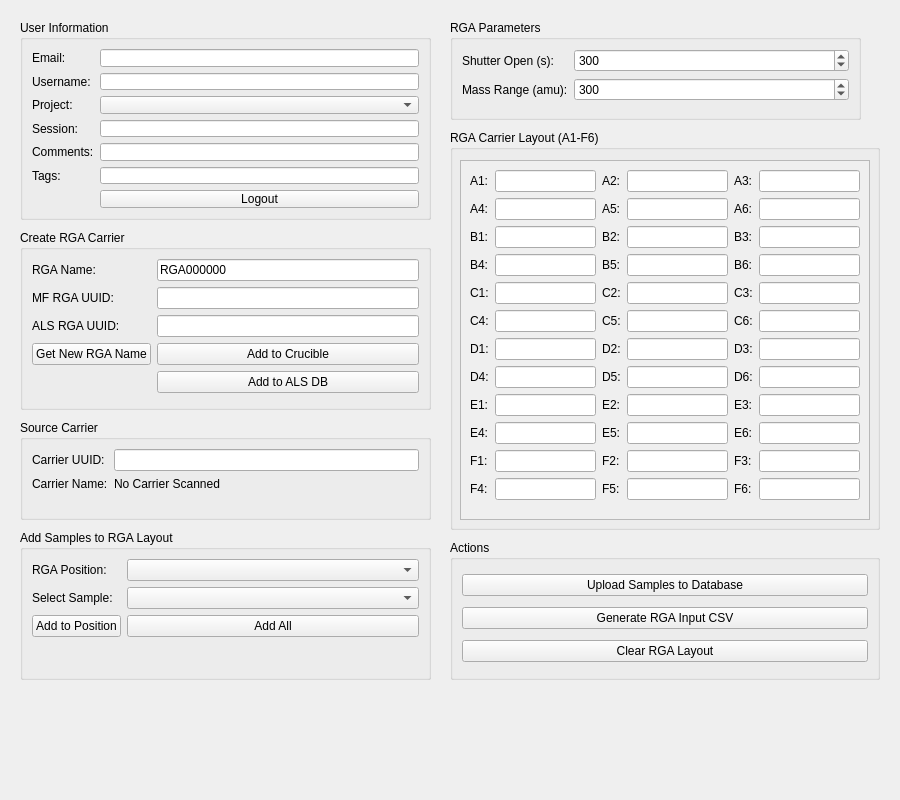
<?xml version="1.0" encoding="UTF-8"?>
<ui version="4.0">
 <class>MainWindow</class>
 <widget class="QMainWindow" name="MainWindow">
  <property name="geometry">
   <rect>
    <x>0</x>
    <y>0</y>
    <width>900</width>
    <height>800</height>
   </rect>
  </property>
  <property name="windowTitle">
   <string>RGA Carrier Creator</string>
  </property>
  <widget class="QWidget" name="centralwidget">

   <!-- User Info Section -->
   <widget class="QGroupBox" name="groupBox_user">
    <property name="geometry">
     <rect>
      <x>20</x>
      <y>20</y>
      <width>411</width>
      <height>200</height>
     </rect>
    </property>
    <property name="title">
     <string>User Information</string>
    </property>
    <layout class="QFormLayout">
     <item row="0" column="0">
      <widget class="QLabel" name="label_email">
       <property name="text">
        <string>Email:</string>
       </property>
      </widget>
     </item>
     <item row="0" column="1">
      <widget class="QLineEdit" name="email_lineEdit"/>
     </item>
     <item row="1" column="0">
      <widget class="QLabel" name="label_username">
       <property name="text">
        <string>Username:</string>
       </property>
      </widget>
     </item>
     <item row="1" column="1">
      <widget class="QLineEdit" name="username_lineEdit"/>
     </item>
     <item row="2" column="0">
      <widget class="QLabel" name="label_project">
       <property name="text">
        <string>Project:</string>
       </property>
      </widget>
     </item>
     <item row="2" column="1">
      <widget class="QComboBox" name="project_comboBox"/>
     </item>
     <item row="3" column="0">
      <widget class="QLabel" name="label_session">
       <property name="text">
        <string>Session:</string>
       </property>
      </widget>
     </item>
     <item row="3" column="1">
      <widget class="QLineEdit" name="session_lineEdit"/>
     </item>
     <item row="4" column="0">
      <widget class="QLabel" name="label_comments">
       <property name="text">
        <string>Comments:</string>
       </property>
      </widget>
     </item>
     <item row="4" column="1">
      <widget class="QLineEdit" name="comments_lineEdit"/>
     </item>
     <item row="5" column="0">
      <widget class="QLabel" name="label_tags">
       <property name="text">
        <string>Tags:</string>
       </property>
      </widget>
     </item>
     <item row="5" column="1">
      <widget class="QLineEdit" name="tags_lineEdit"/>
     </item>
     <item row="6" column="1">
      <widget class="QPushButton" name="logout_button">
       <property name="text">
        <string>Logout</string>
       </property>
      </widget>
     </item>
    </layout>
   </widget>

   <!-- RGA Carrier Info Section -->
   <widget class="QGroupBox" name="groupBox_rga">
    <property name="geometry">
     <rect>
      <x>20</x>
      <y>230</y>
      <width>411</width>
      <height>180</height>
     </rect>
    </property>
    <property name="title">
     <string>Create RGA Carrier</string>
    </property>
    <layout class="QFormLayout">
     <item row="0" column="0">
      <widget class="QLabel" name="label_rga_name">
       <property name="text">
        <string>RGA Name:</string>
       </property>
      </widget>
     </item>
     <item row="0" column="1">
      <widget class="QLineEdit" name="lineEdit_rgaName">
       <property name="text">
        <string>RGA000000</string>
       </property>
      </widget>
     </item>
     <item row="1" column="0">
      <widget class="QLabel" name="label_mf_rga_uuid">
       <property name="text">
        <string>MF RGA UUID:</string>
       </property>
      </widget>
     </item>
     <item row="1" column="1">
      <widget class="QLineEdit" name="lineEdit_mf_rga_uuid"/>
     </item>
     <item row="2" column="0">
      <widget class="QLabel" name="label_als_rga_uuid">
       <property name="text">
        <string>ALS RGA UUID:</string>
       </property>
      </widget>
     </item>
     <item row="2" column="1">
      <widget class="QLineEdit" name="lineEdit_als_rga_uuid"/>
     </item>
     <item row="3" column="0">
      <widget class="QPushButton" name="pushButton_new_rga_name">
       <property name="text">
        <string>Get New RGA Name</string>
       </property>
      </widget>
     </item>
     <item row="3" column="1">
      <widget class="QPushButton" name="pushButton_create_rga_crucible">
       <property name="text">
        <string>Add to Crucible</string>
       </property>
      </widget>
     </item>
     <item row="4" column="1">
      <widget class="QPushButton" name="pushButton_create_rga_als">
       <property name="text">
        <string>Add to ALS DB</string>
       </property>
      </widget>
     </item>
    </layout>
   </widget>

   <!-- Source Carrier Section -->
   <widget class="QGroupBox" name="groupBox_carrier">
    <property name="geometry">
     <rect>
      <x>20</x>
      <y>420</y>
      <width>411</width>
      <height>100</height>
     </rect>
    </property>
    <property name="title">
     <string>Source Carrier</string>
    </property>
    <layout class="QFormLayout">
     <item row="0" column="0">
      <widget class="QLabel" name="label_carrier_uuid_text">
       <property name="text">
        <string>Carrier UUID:</string>
       </property>
      </widget>
     </item>
     <item row="0" column="1">
      <widget class="QLineEdit" name="lineEdit_carrier_uuid"/>
     </item>
     <item row="1" column="0">
      <widget class="QLabel" name="label_carrier_name_text">
       <property name="text">
        <string>Carrier Name:</string>
       </property>
      </widget>
     </item>
     <item row="1" column="1">
      <widget class="QLabel" name="label_carrier_name">
       <property name="text">
        <string>No Carrier Scanned</string>
       </property>
      </widget>
     </item>
    </layout>
   </widget>

   <!-- Sample Selection Section -->
   <widget class="QGroupBox" name="groupBox_select">
    <property name="geometry">
     <rect>
      <x>20</x>
      <y>530</y>
      <width>411</width>
      <height>150</height>
     </rect>
    </property>
    <property name="title">
     <string>Add Samples to RGA Layout</string>
    </property>
    <layout class="QFormLayout">
     <item row="0" column="0">
      <widget class="QLabel" name="label_select_pos">
       <property name="text">
        <string>RGA Position:</string>
       </property>
      </widget>
     </item>
     <item row="0" column="1">
      <widget class="QComboBox" name="comboBox_select_rgapos"/>
     </item>
     <item row="1" column="0">
      <widget class="QLabel" name="label_select_tf">
       <property name="text">
        <string>Select Sample:</string>
       </property>
      </widget>
     </item>
     <item row="1" column="1">
      <widget class="QComboBox" name="comboBox_select_thinfilm"/>
     </item>
     <item row="2" column="0">
      <widget class="QPushButton" name="pushButton_add_to_rga">
       <property name="text">
        <string>Add to Position</string>
       </property>
      </widget>
     </item>
     <item row="2" column="1">
      <widget class="QPushButton" name="pushButton_add_all">
       <property name="text">
        <string>Add All</string>
       </property>
      </widget>
     </item>
    </layout>
   </widget>

   <!-- RGA Parameters Section -->
   <widget class="QGroupBox" name="groupBox_params">
    <property name="geometry">
     <rect>
      <x>450</x>
      <y>20</y>
      <width>411</width>
      <height>100</height>
     </rect>
    </property>
    <property name="title">
     <string>RGA Parameters</string>
    </property>
    <layout class="QFormLayout">
     <item row="0" column="0">
      <widget class="QLabel" name="label_shutter">
       <property name="text">
        <string>Shutter Open (s):</string>
       </property>
      </widget>
     </item>
     <item row="0" column="1">
      <widget class="QSpinBox" name="spinBox_shutter">
       <property name="maximum">
        <number>10000</number>
       </property>
       <property name="value">
        <number>300</number>
       </property>
      </widget>
     </item>
     <item row="1" column="0">
      <widget class="QLabel" name="label_mass_range">
       <property name="text">
        <string>Mass Range (amu):</string>
       </property>
      </widget>
     </item>
     <item row="1" column="1">
      <widget class="QSpinBox" name="spinBox_mass_range">
       <property name="maximum">
        <number>10000</number>
       </property>
       <property name="value">
        <number>300</number>
       </property>
      </widget>
     </item>
    </layout>
   </widget>

   <!-- RGA Layout Grid - Placeholder for 36 positions -->
   <widget class="QGroupBox" name="groupBox_layout">
    <property name="geometry">
     <rect>
      <x>450</x>
      <y>130</y>
      <width>430</width>
      <height>400</height>
     </rect>
    </property>
    <property name="title">
     <string>RGA Carrier Layout (A1-F6)</string>
    </property>
    <widget class="QScrollArea" name="scrollArea">
     <property name="geometry">
      <rect>
       <x>10</x>
       <y>30</y>
       <width>410</width>
       <height>360</height>
      </rect>
     </property>
     <property name="widgetResizable">
      <bool>true</bool>
     </property>
     <widget class="QWidget" name="scrollAreaWidgetContents">
      <layout class="QGridLayout" name="gridLayout_positions">
       <!-- Row A -->
       <item row="0" column="0"><widget class="QLabel"><property name="text"><string>A1:</string></property></widget></item>
       <item row="0" column="1"><widget class="QLineEdit" name="lineEdit_tf_A1"/></item>
       <item row="0" column="2"><widget class="QLabel"><property name="text"><string>A2:</string></property></widget></item>
       <item row="0" column="3"><widget class="QLineEdit" name="lineEdit_tf_A2"/></item>
       <item row="0" column="4"><widget class="QLabel"><property name="text"><string>A3:</string></property></widget></item>
       <item row="0" column="5"><widget class="QLineEdit" name="lineEdit_tf_A3"/></item>

       <item row="1" column="0"><widget class="QLabel"><property name="text"><string>A4:</string></property></widget></item>
       <item row="1" column="1"><widget class="QLineEdit" name="lineEdit_tf_A4"/></item>
       <item row="1" column="2"><widget class="QLabel"><property name="text"><string>A5:</string></property></widget></item>
       <item row="1" column="3"><widget class="QLineEdit" name="lineEdit_tf_A5"/></item>
       <item row="1" column="4"><widget class="QLabel"><property name="text"><string>A6:</string></property></widget></item>
       <item row="1" column="5"><widget class="QLineEdit" name="lineEdit_tf_A6"/></item>

       <!-- Row B -->
       <item row="2" column="0"><widget class="QLabel"><property name="text"><string>B1:</string></property></widget></item>
       <item row="2" column="1"><widget class="QLineEdit" name="lineEdit_tf_B1"/></item>
       <item row="2" column="2"><widget class="QLabel"><property name="text"><string>B2:</string></property></widget></item>
       <item row="2" column="3"><widget class="QLineEdit" name="lineEdit_tf_B2"/></item>
       <item row="2" column="4"><widget class="QLabel"><property name="text"><string>B3:</string></property></widget></item>
       <item row="2" column="5"><widget class="QLineEdit" name="lineEdit_tf_B3"/></item>

       <item row="3" column="0"><widget class="QLabel"><property name="text"><string>B4:</string></property></widget></item>
       <item row="3" column="1"><widget class="QLineEdit" name="lineEdit_tf_B4"/></item>
       <item row="3" column="2"><widget class="QLabel"><property name="text"><string>B5:</string></property></widget></item>
       <item row="3" column="3"><widget class="QLineEdit" name="lineEdit_tf_B5"/></item>
       <item row="3" column="4"><widget class="QLabel"><property name="text"><string>B6:</string></property></widget></item>
       <item row="3" column="5"><widget class="QLineEdit" name="lineEdit_tf_B6"/></item>

       <!-- Row C -->
       <item row="4" column="0"><widget class="QLabel"><property name="text"><string>C1:</string></property></widget></item>
       <item row="4" column="1"><widget class="QLineEdit" name="lineEdit_tf_C1"/></item>
       <item row="4" column="2"><widget class="QLabel"><property name="text"><string>C2:</string></property></widget></item>
       <item row="4" column="3"><widget class="QLineEdit" name="lineEdit_tf_C2"/></item>
       <item row="4" column="4"><widget class="QLabel"><property name="text"><string>C3:</string></property></widget></item>
       <item row="4" column="5"><widget class="QLineEdit" name="lineEdit_tf_C3"/></item>

       <item row="5" column="0"><widget class="QLabel"><property name="text"><string>C4:</string></property></widget></item>
       <item row="5" column="1"><widget class="QLineEdit" name="lineEdit_tf_C4"/></item>
       <item row="5" column="2"><widget class="QLabel"><property name="text"><string>C5:</string></property></widget></item>
       <item row="5" column="3"><widget class="QLineEdit" name="lineEdit_tf_C5"/></item>
       <item row="5" column="4"><widget class="QLabel"><property name="text"><string>C6:</string></property></widget></item>
       <item row="5" column="5"><widget class="QLineEdit" name="lineEdit_tf_C6"/></item>

       <!-- Row D -->
       <item row="6" column="0"><widget class="QLabel"><property name="text"><string>D1:</string></property></widget></item>
       <item row="6" column="1"><widget class="QLineEdit" name="lineEdit_tf_D1"/></item>
       <item row="6" column="2"><widget class="QLabel"><property name="text"><string>D2:</string></property></widget></item>
       <item row="6" column="3"><widget class="QLineEdit" name="lineEdit_tf_D2"/></item>
       <item row="6" column="4"><widget class="QLabel"><property name="text"><string>D3:</string></property></widget></item>
       <item row="6" column="5"><widget class="QLineEdit" name="lineEdit_tf_D3"/></item>

       <item row="7" column="0"><widget class="QLabel"><property name="text"><string>D4:</string></property></widget></item>
       <item row="7" column="1"><widget class="QLineEdit" name="lineEdit_tf_D4"/></item>
       <item row="7" column="2"><widget class="QLabel"><property name="text"><string>D5:</string></property></widget></item>
       <item row="7" column="3"><widget class="QLineEdit" name="lineEdit_tf_D5"/></item>
       <item row="7" column="4"><widget class="QLabel"><property name="text"><string>D6:</string></property></widget></item>
       <item row="7" column="5"><widget class="QLineEdit" name="lineEdit_tf_D6"/></item>

       <!-- Row E -->
       <item row="8" column="0"><widget class="QLabel"><property name="text"><string>E1:</string></property></widget></item>
       <item row="8" column="1"><widget class="QLineEdit" name="lineEdit_tf_E1"/></item>
       <item row="8" column="2"><widget class="QLabel"><property name="text"><string>E2:</string></property></widget></item>
       <item row="8" column="3"><widget class="QLineEdit" name="lineEdit_tf_E2"/></item>
       <item row="8" column="4"><widget class="QLabel"><property name="text"><string>E3:</string></property></widget></item>
       <item row="8" column="5"><widget class="QLineEdit" name="lineEdit_tf_E3"/></item>

       <item row="9" column="0"><widget class="QLabel"><property name="text"><string>E4:</string></property></widget></item>
       <item row="9" column="1"><widget class="QLineEdit" name="lineEdit_tf_E4"/></item>
       <item row="9" column="2"><widget class="QLabel"><property name="text"><string>E5:</string></property></widget></item>
       <item row="9" column="3"><widget class="QLineEdit" name="lineEdit_tf_E5"/></item>
       <item row="9" column="4"><widget class="QLabel"><property name="text"><string>E6:</string></property></widget></item>
       <item row="9" column="5"><widget class="QLineEdit" name="lineEdit_tf_E6"/></item>

       <!-- Row F -->
       <item row="10" column="0"><widget class="QLabel"><property name="text"><string>F1:</string></property></widget></item>
       <item row="10" column="1"><widget class="QLineEdit" name="lineEdit_tf_F1"/></item>
       <item row="10" column="2"><widget class="QLabel"><property name="text"><string>F2:</string></property></widget></item>
       <item row="10" column="3"><widget class="QLineEdit" name="lineEdit_tf_F2"/></item>
       <item row="10" column="4"><widget class="QLabel"><property name="text"><string>F3:</string></property></widget></item>
       <item row="10" column="5"><widget class="QLineEdit" name="lineEdit_tf_F3"/></item>

       <item row="11" column="0"><widget class="QLabel"><property name="text"><string>F4:</string></property></widget></item>
       <item row="11" column="1"><widget class="QLineEdit" name="lineEdit_tf_F4"/></item>
       <item row="11" column="2"><widget class="QLabel"><property name="text"><string>F5:</string></property></widget></item>
       <item row="11" column="3"><widget class="QLineEdit" name="lineEdit_tf_F5"/></item>
       <item row="11" column="4"><widget class="QLabel"><property name="text"><string>F6:</string></property></widget></item>
       <item row="11" column="5"><widget class="QLineEdit" name="lineEdit_tf_F6"/></item>
      </layout>
     </widget>
    </widget>
   </widget>

   <!-- Action Buttons -->
   <widget class="QGroupBox" name="groupBox_actions">
    <property name="geometry">
     <rect>
      <x>450</x>
      <y>540</y>
      <width>430</width>
      <height>140</height>
     </rect>
    </property>
    <property name="title">
     <string>Actions</string>
    </property>
    <layout class="QVBoxLayout">
     <item>
      <widget class="QPushButton" name="pushButton_upload_rga">
       <property name="text">
        <string>Upload Samples to Database</string>
       </property>
      </widget>
     </item>
     <item>
      <widget class="QPushButton" name="pushButton_generate_csv">
       <property name="text">
        <string>Generate RGA Input CSV</string>
       </property>
      </widget>
     </item>
     <item>
      <widget class="QPushButton" name="pushButton_clear_rga">
       <property name="text">
        <string>Clear RGA Layout</string>
       </property>
      </widget>
     </item>
    </layout>
   </widget>

  </widget>
 </widget>
 <resources/>
 <connections/>
</ui>
